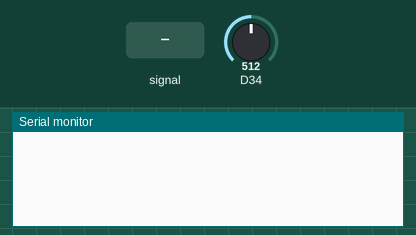
A sketch run on a simulated Arduino Due. Shown: the last lines printed to the serial monitor. The inputs (shaded band) are chosen by the test bench; at power-on: D34 = 512 (analog values on the 0–1023 scale).

Above: at 1.2 s.
1.3 s: D34 fed a 200 Hz sine of ±81 counts around its level
At 1.65 s:
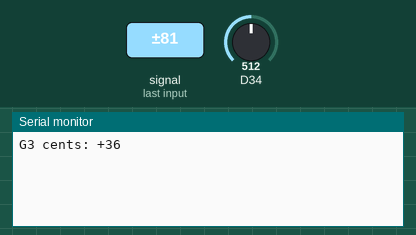
3.2 s: D34 set to 716
At 4.5 s:
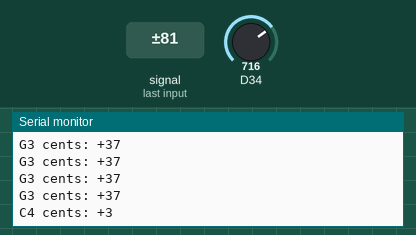

The sketch:

fft_tuner.ino
```cpp
#include "arduinoFFT.h"

const uint16_t samples = 1024;
const double samplingFrequency = 5000;

double vReal[samples];
double vImag[samples];

ArduinoFFT<double> FFT = ArduinoFFT<double>(vReal, vImag, samples, samplingFrequency);
#define SCL_INDEX 0x00
#define SCL_TIME 0x01
#define SCL_FREQUENCY 0x02
#define SCL_PLOT 0x03

String semitones[] = {"C", "C#", "D", "D#", "E", "F", "F#", "G", "G#", "A", "A#", "B"};


void setup() {

  Serial.begin(115200);
  analogReadResolution(12);


}

void loop() {
  unsigned long period = 1000000UL / samplingFrequency;
  unsigned long next = micros();
  for (int i = 0; i < samples; i++)
  {
    while(micros() < next){}
    vReal[i] = analogRead(34);
    vImag[i] = 0.0;
    next += period;
  }
  FFT.dcRemoval();
  FFT.windowing(FFTWindow::Hamming, FFTDirection::Forward);
  FFT.compute(FFTDirection::Forward);
  FFT.complexToMagnitude();
  if(FFT.majorPeak() > 65.41) Serial.println(freqToNote(FFT.majorPeak()));

}

String freqToNote(double frequency){
  double stepsExact =  12*(log(frequency/16.35)/log(2));
  int stepsRound = (int) round(12*(log(frequency/16.35)/log(2)));
  int cents = (int) (100* (stepsExact - (double)stepsRound)) ;
  int octave = 0;
  if(abs(stepsRound) >= 12){
    for(int i = stepsRound; i >= 12; i-=12){
      octave += 1;
    }
    stepsRound = stepsRound % 12;
  }
  if(stepsRound <0){
    stepsRound = 12+ stepsRound;
  }
  if(cents >= 0) return semitones[stepsRound] + octave + " cents: +" + cents;
  return semitones[stepsRound] + octave + " cents: " + cents;

}
```

Measured:
- after the input at 1.3 s, the serial monitor: prints a new line after 0.17 s (image 1)
- after the input at 3.2 s, the serial monitor: prints a new line after 0.24 s (image 2)
